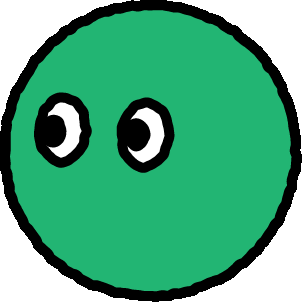
#> input picture tmp/maru.png, 302 x 302 px
$ python sample.py   (older library calls are emulated)
#> lines starting #> are read from the running program, lines starting #| are printed output that depends on the picture; after the words box and inside, x2 and y2 are one past the last pixel; in counts of white or black regions, pixels touching at a corner belong together
import cv2
import numpy as np


# 画像を読み込む
img = cv2.imread('./tmp/maru.png')
#> img is the input picture: shape (302, 302, 3); mean B, G, R 129.5, 169.5, 80.4
print(img.shape)
#| (302, 302, 3)

print(img.dtype)
#| uint8
# グレースケールに変換
img_gray = cv2.cvtColor(img, cv2.COLOR_BGR2GRAY)
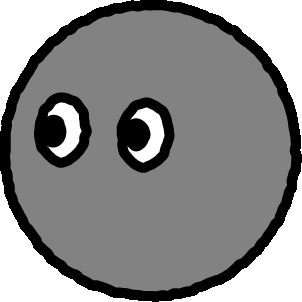
#> img_gray: shape (302, 302); min 0, max 255, mean 138.6
# 二値化する(白黒反転させた)
th,img_otu = cv2.threshold(img_gray, 128, 255,cv2.THRESH_BINARY_INV)
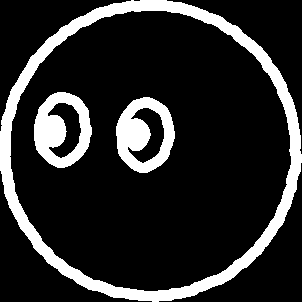
#> img_otu: shape (302, 302); 16.7% white; 3 white regions
print(th)

# 輪郭を抽出する
# image, contours, hierarchy = cv2.findContours(入力画像, 抽出モード, 近似手法)
contours, hierarchy = cv2.findContours(img_otu, cv2.RETR_EXTERNAL, cv2.CHAIN_APPROX_SIMPLE)
#> contours = 1 contour; box (x1, y1, x2, y2) and area: (0, 0, 302, 302) 71265

cv2.imwrite('./tmp1/outline_img.jpg',contours)
